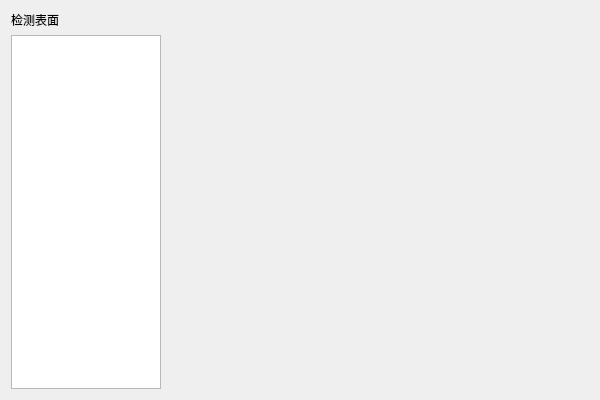
<?xml version="1.0" encoding="UTF-8"?>
<ui version="4.0">
 <class>MergeDefectSettingWgtClass</class>
 <widget class="QWidget" name="MergeDefectSettingWgtClass">
  <property name="geometry">
   <rect>
    <x>0</x>
    <y>0</y>
    <width>600</width>
    <height>400</height>
   </rect>
  </property>
  <property name="windowTitle">
   <string>MergeDefectSettingWgt</string>
  </property>
  <layout class="QHBoxLayout" name="horizontalLayout" stretch="0,1">
   <item>
    <layout class="QVBoxLayout" name="verticalLayout">
     <item>
      <widget class="QLabel" name="label">
       <property name="text">
        <string>检测表面</string>
       </property>
      </widget>
     </item>
     <item>
      <widget class="QListWidget" name="listWidget">
       <property name="maximumSize">
        <size>
         <width>150</width>
         <height>16777215</height>
        </size>
       </property>
      </widget>
     </item>
    </layout>
   </item>
   <item>
    <widget class="MergeDefectWgt" name="widget" native="true"/>
   </item>
  </layout>
 </widget>
 <layoutdefault spacing="6" margin="11"/>
 <customwidgets>
  <customwidget>
   <class>MergeDefectWgt</class>
   <extends>QWidget</extends>
   <header>mergedefectwgt.h</header>
   <container>1</container>
  </customwidget>
 </customwidgets>
 <resources/>
 <connections/>
</ui>
